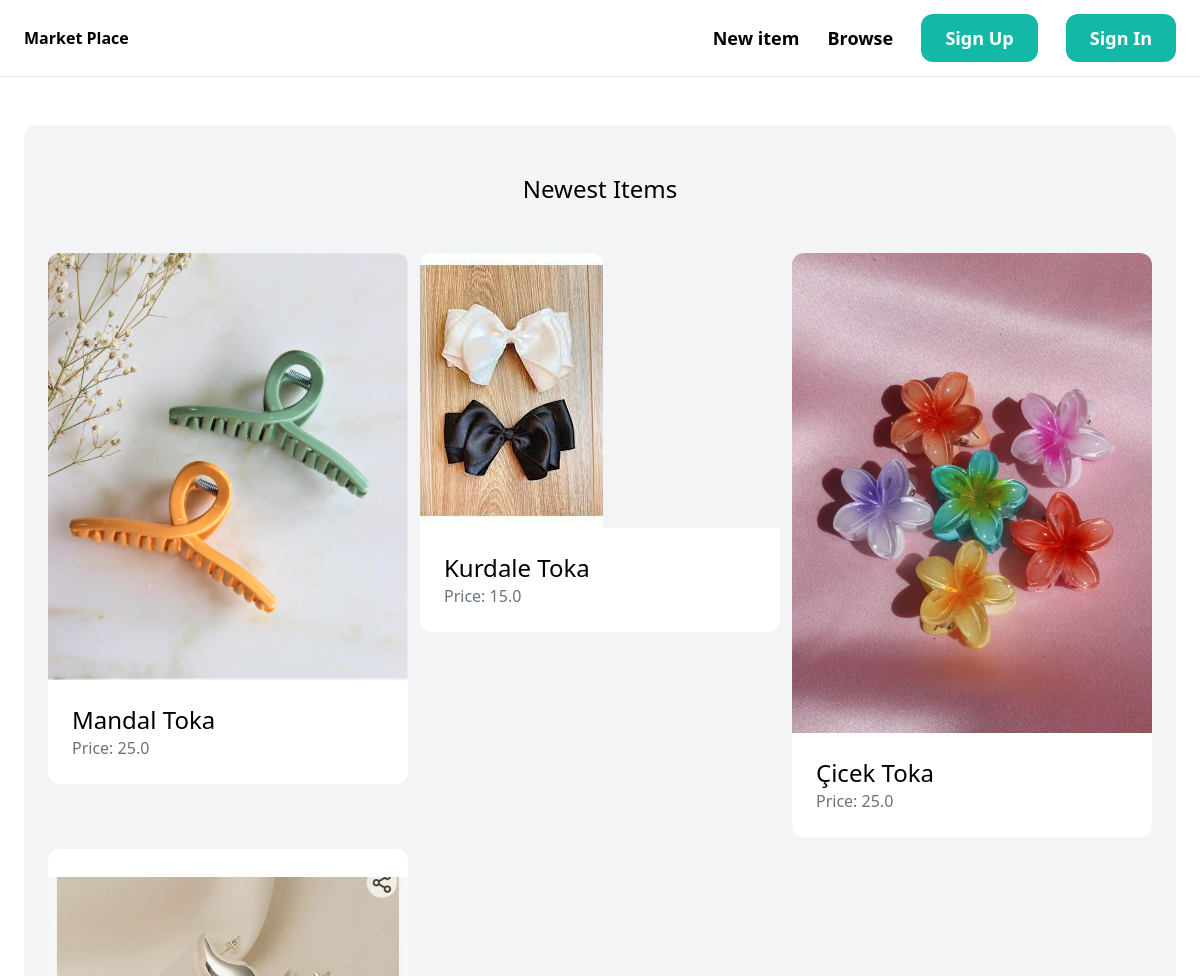
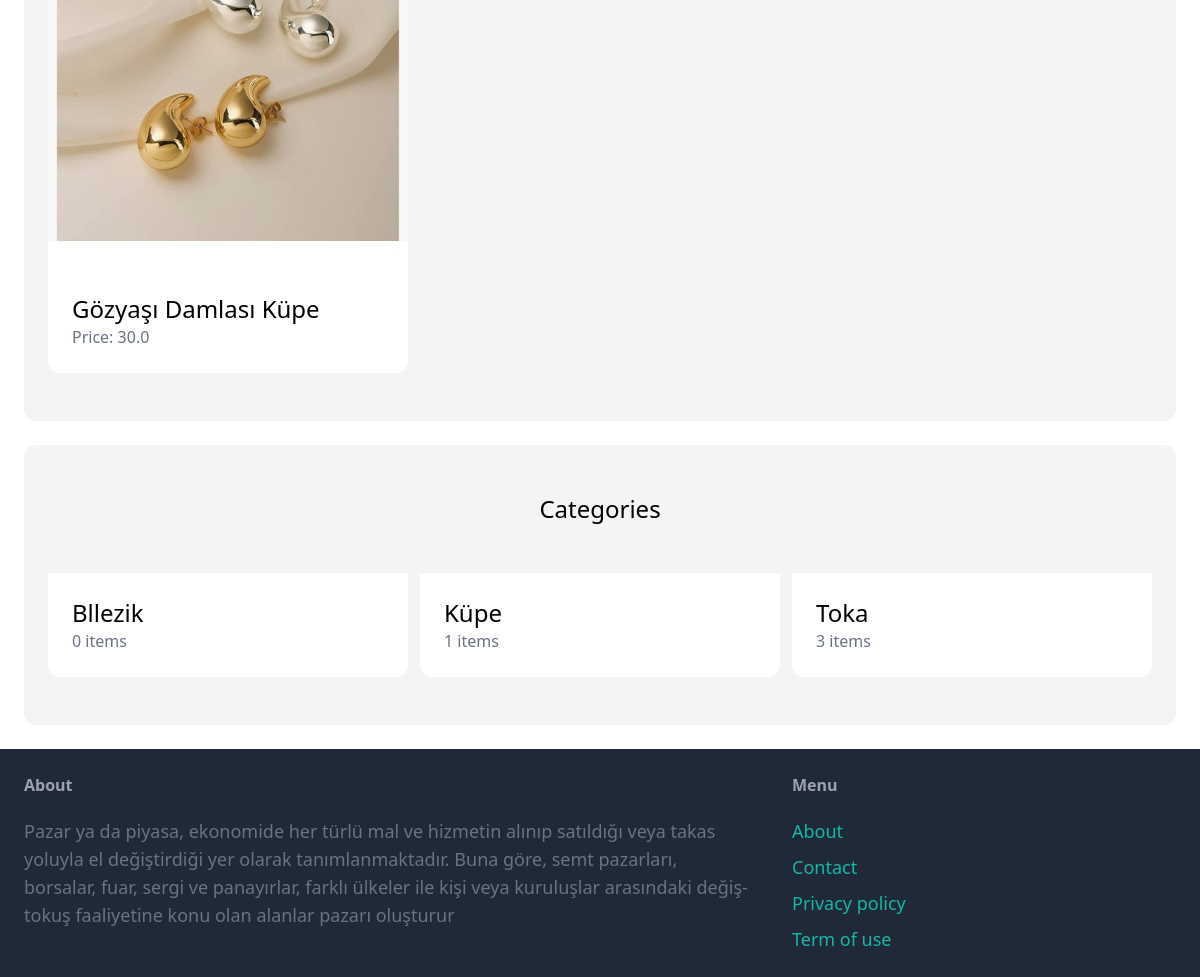
The page / on the database its author committed (2 pictures, top to bottom).
### item/models.py (models this page shows, shortened)
class Item(models.Model):
    category = models.ForeignKey(Category, related_name='items', on_delete=models.CASCADE)
    name = models.CharField(max_length=255)
    description = models.TextField(blank=True, null=True)
    price = models.FloatField()
    image = models.ImageField(upload_to='item_images', blank=True, null=True)
    is_sold = models.BooleanField(default=False)
    created_by = models.ForeignKey(User, related_name='items', on_delete=models.CASCADE)
    created_at = models.DateTimeField(auto_now_add=True)

class Category(models.Model):
    name = models.CharField(max_length=255)
    class Meta:
        ordering = ('name',)
        verbose_name_plural = 'Categories'

### marketplace/views.py (the view)
# urls.py: path("", views.index, name='index'),
def index(request):
    items = Item.objects.filter(is_sold = False)[0:6]
    categories = Category.objects.all()
    context = {
        'categories': categories,
        'items': items,
    }
    return render(request, 'marketplace/index.html', context)

### templates/marketplace/index.html (shortened to what this page needs)
{% extends 'marketplace/base.html' %}
{% block content %}
<div class="mt-6 px-6 py-12 bg-gray-100 rounded-xl ">
    <h2 class="mb-12 text-2xl text-center"> Newest Items</h2>
    <div class="grid grid-cols-3 gap-3">
        {% for item in items %}
        <div>
            <a href="{% url 'item:detail' item.id %}">
                <div>
                    <img src="{{ item.image.url }}" class="rounded-t-xl">
                </div>
            <div class="p-6 bg-white rounded-b-xl">
                <h2 class="text-2xl">{{ item.name }}</h2>
                <p class="text-gray-500"> Price: {{ item.price }}</p>
            </div>
                </a>
        </div>
        {% endfor %}
    </div>
</div>
 <div class="mt-6 px-6 py-12 bg-gray-100 rounded-xl ">
     <h2 class="mb-12 text-2xl text-center" > Categories </h2>
     <div class="grid grid-cols-3 gap-3">
         {% for category in categories %}
        <div>
            <a href="#">
                <div class="p-6 bg-white rounded-b-xl">
                <h2 class="text-2xl">{{ category.name }}</h2>
                <p class="text-gray-500"> {{ category.items.count }} items</p>
            </div>
            </a>
        </div>
        {% endfor %}
     </div>
</div>
{% endblock %}

### templates/marketplace/base.html (shortened to what this page needs)
<!DOCTYPE html>
<html lang="en">
    <head>
        <script src="https://cdn.tailwindcss.com"></script>
    </head>
    <body>
        <nav class="px-6 py-6 flex justify-between items-center border-b border-gray-200 ">
            <a href="/" class="tex-xl font-semibold" > Market Place</a>
            <div class="space-x-6" >
                <a href="#" class="text-lg font-semibold hover:text-gray-500"> New item</a>
                <a href="#" class="text-lg font-semibold hover:text-gray-500"> Browse</a>
                <a href="{% url 'marketplace:signup' %}" class="px-6 py-3 text-lg font-semibold bg-teal-500 text-white rounded-xl hover:bg-teal-700 "> Sign Up</a>
                <a href="#" class="px-6 py-3 text-lg font-semibold bg-teal-500 text-white rounded-xl hover:bg-gray-700 "> Sign In</a>
            </div>
        </nav>
        <div class="px-6 py-6">
            {% block content %} {% endblock %}
        </div>
        <footer class="py-6 px-6 flex justify-between bg-gray-800" >
            <div class="w-2/3 pr-10">
                <h3 class="mb-5 font-semibold text-gray-400"> About </h3>
                <p class="text-lg text-gray-500">
                    Pazar ya da piyasa, ekonomide her türlü mal ve hizmetin alınıp satıldığı veya takas yoluyla el değiştirdiği yer olarak tanımlanmaktadır.
                    Buna göre, semt pazarları, borsalar, fuar, sergi ve panayırlar, farklı ülkeler ile kişi veya kuruluşlar arasındaki değiş-tokuş faaliyetine konu olan alanlar pazarı oluşturur
                </p>
            </div>
            <div class="w-1/3" >
                <h3 class="mb-5 font-semibold text-gray-400"> Menu </h3>
                <ul class="space-y-2">
                    <li><a href="#" class="text-lg text-teal-500 hover:text-teal-700"> About</a></li>
                    <li><a href="{% url 'marketplace:contact' %}" class="text-lg text-teal-500 hover:text-teal-700"> Contact</a></li>
                    <li><a href="#" class="text-lg text-teal-500 hover:text-teal-700"> Privacy policy</a></li>
                    <li><a href="#" class="text-lg text-teal-500 hover:text-teal-700"> Term of use </a></li>
                </ul>
            </div>
        </footer>
    </body>
</html>

### rows shown on the page
Item: image (picture), name "Mandal Toka", price "25.0"
Item: image (picture), name "Kurdale Toka", price "15.0"
Item: image (picture), name "Çicek Toka", price "25.0"
Item: image (picture), name "Gözyaşı Damlası Küpe", price "30.0"
Category: name "Bllezik", items.count "0"
Category: name "Küpe", items.count "1"
Category: name "Toka", items.count "3"
